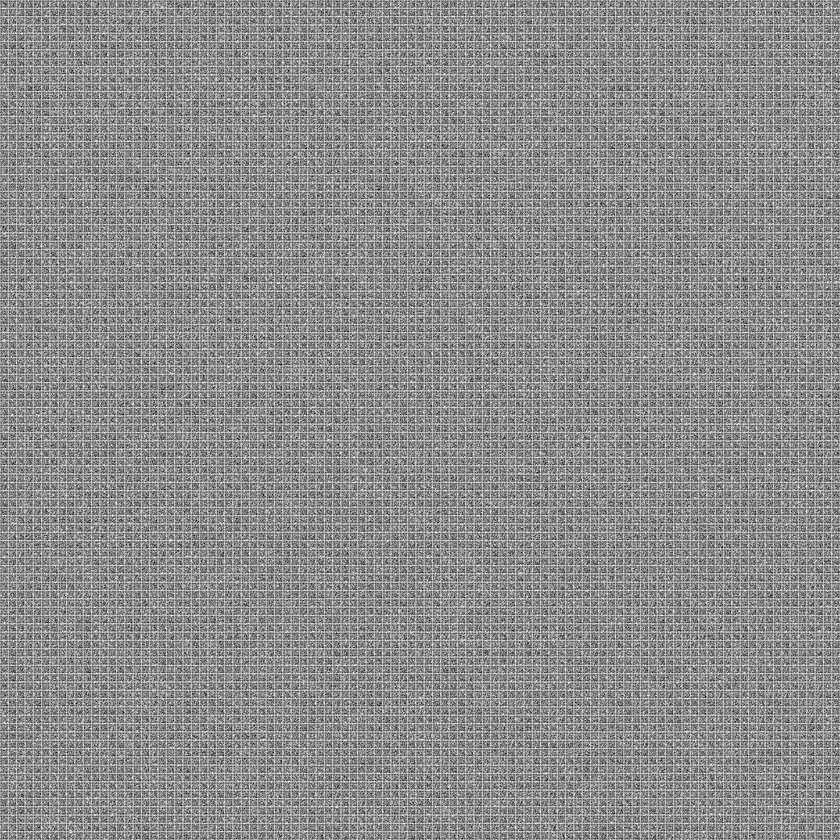
#> input picture Desafio Qr Code/qrcodes.png, 840 x 840 px, shrunk from 2727 x 2727 before the run
$ python 'resoluçao.py'
#> lines starting #> are read from the running program, lines starting #| are printed output that depends on the picture
from PIL import Image

img = Image.open("qrcodes.png").convert("RGB")

larg, alt = img.size
#> larg = 840; alt = 840

#Gera uma imagem vazia
newImg = Image.new("RGB", (27,27))
#> newImg: PIL image 27x27 RGB; every value is 0

#Percorre toda a imagem dos qrcodes
for x in range(0,larg,27):
    for y in range(0,alt,27):
        #Armazena os qrcodes consecutivamente
        qrcode = img.crop((x,y,x+27,y+27))
        #Armazena os pixels do qrcode
        pixels = qrcode.load()

        #Percorre cada qrcode individualmente
        for i in range(27):
            for j in range(27):
                #Pega as cores rgb de cada pixel (tudo preto ou tudo branco)
                r,g,b = pixels[i,j]
                #Faz o xor de cada valor do pixel com os pixels da imagem gerada
                r ^= newImg.getpixel((i,j))[0]
                g ^= newImg.getpixel((i,j))[1]
                b ^= newImg.getpixel((i,j))[2]

                #Armazena os novos valores RGB
                pixels[i,j] = (r,g,b)

        newImg.paste(qrcode, (0,0))
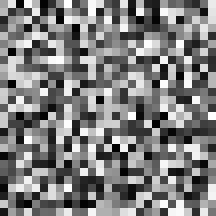
#> newImg: PIL image 27x27 RGB (shown 8 times larger); min 0, max 255, mean 125.4

#Gera a imagem do resultado final, que é o qrcode sem par
newImg.save("finalqrcode.png")
